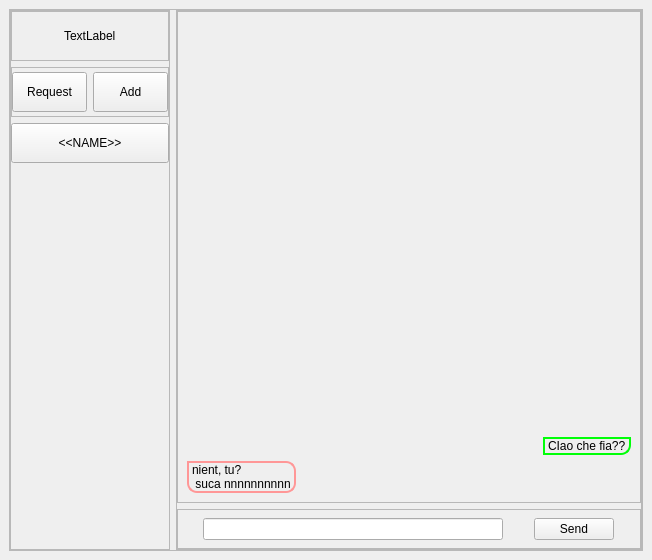
<?xml version="1.0" encoding="UTF-8"?>
<ui version="4.0">
 <class>MainWindow</class>
 <widget class="QMainWindow" name="MainWindow">
  <property name="geometry">
   <rect>
    <x>0</x>
    <y>0</y>
    <width>652</width>
    <height>560</height>
   </rect>
  </property>
  <property name="windowTitle">
   <string>MainWindow</string>
  </property>
  <widget class="QWidget" name="centralwidget">
   <layout class="QHBoxLayout" name="horizontalLayout">
    <item>
     <widget class="QFrame" name="_frame_main">
      <property name="frameShape">
       <enum>QFrame::StyledPanel</enum>
      </property>
      <property name="frameShadow">
       <enum>QFrame::Raised</enum>
      </property>
      <layout class="QHBoxLayout" name="horizontalLayout_2">
       <property name="leftMargin">
        <number>0</number>
       </property>
       <property name="topMargin">
        <number>0</number>
       </property>
       <property name="rightMargin">
        <number>0</number>
       </property>
       <property name="bottomMargin">
        <number>0</number>
       </property>
       <item>
        <widget class="QFrame" name="_frame_side_bar">
         <property name="minimumSize">
          <size>
           <width>160</width>
           <height>0</height>
          </size>
         </property>
         <property name="maximumSize">
          <size>
           <width>160</width>
           <height>16777215</height>
          </size>
         </property>
         <property name="frameShape">
          <enum>QFrame::StyledPanel</enum>
         </property>
         <property name="frameShadow">
          <enum>QFrame::Raised</enum>
         </property>
         <layout class="QVBoxLayout" name="verticalLayout">
          <property name="leftMargin">
           <number>0</number>
          </property>
          <property name="topMargin">
           <number>0</number>
          </property>
          <property name="rightMargin">
           <number>0</number>
          </property>
          <property name="bottomMargin">
           <number>0</number>
          </property>
          <item>
           <widget class="QFrame" name="frame">
            <property name="minimumSize">
             <size>
              <width>0</width>
              <height>50</height>
             </size>
            </property>
            <property name="maximumSize">
             <size>
              <width>16777215</width>
              <height>50</height>
             </size>
            </property>
            <property name="frameShape">
             <enum>QFrame::StyledPanel</enum>
            </property>
            <property name="frameShadow">
             <enum>QFrame::Raised</enum>
            </property>
            <layout class="QHBoxLayout" name="horizontalLayout_4">
             <item alignment="Qt::AlignHCenter">
              <widget class="QLabel" name="_lbl_name">
               <property name="text">
                <string>TextLabel</string>
               </property>
              </widget>
             </item>
            </layout>
           </widget>
          </item>
          <item>
           <widget class="QFrame" name="frame_2">
            <property name="minimumSize">
             <size>
              <width>0</width>
              <height>50</height>
             </size>
            </property>
            <property name="maximumSize">
             <size>
              <width>16777215</width>
              <height>50</height>
             </size>
            </property>
            <property name="frameShape">
             <enum>QFrame::StyledPanel</enum>
            </property>
            <property name="frameShadow">
             <enum>QFrame::Raised</enum>
            </property>
            <layout class="QGridLayout" name="gridLayout">
             <property name="leftMargin">
              <number>0</number>
             </property>
             <property name="topMargin">
              <number>0</number>
             </property>
             <property name="rightMargin">
              <number>0</number>
             </property>
             <property name="bottomMargin">
              <number>0</number>
             </property>
             <item row="0" column="0">
              <widget class="QPushButton" name="_btn_show_request">
               <property name="minimumSize">
                <size>
                 <width>0</width>
                 <height>40</height>
                </size>
               </property>
               <property name="text">
                <string>Request</string>
               </property>
              </widget>
             </item>
             <item row="0" column="1">
              <widget class="QPushButton" name="_btn_add_friend">
               <property name="minimumSize">
                <size>
                 <width>0</width>
                 <height>40</height>
                </size>
               </property>
               <property name="text">
                <string>Add</string>
               </property>
              </widget>
             </item>
            </layout>
           </widget>
          </item>
          <item>
           <widget class="QPushButton" name="_btn_open_chat">
            <property name="minimumSize">
             <size>
              <width>0</width>
              <height>40</height>
             </size>
            </property>
            <property name="text">
             <string>&lt;&lt;NAME&gt;&gt;</string>
            </property>
           </widget>
          </item>
          <item>
           <spacer name="verticalSpacer">
            <property name="orientation">
             <enum>Qt::Vertical</enum>
            </property>
            <property name="sizeHint" stdset="0">
             <size>
              <width>20</width>
              <height>40</height>
             </size>
            </property>
           </spacer>
          </item>
         </layout>
        </widget>
       </item>
       <item>
        <widget class="QFrame" name="_frame_chat">
         <property name="frameShape">
          <enum>QFrame::StyledPanel</enum>
         </property>
         <property name="frameShadow">
          <enum>QFrame::Raised</enum>
         </property>
         <layout class="QVBoxLayout" name="_layout_chat">
          <property name="leftMargin">
           <number>0</number>
          </property>
          <property name="topMargin">
           <number>0</number>
          </property>
          <property name="rightMargin">
           <number>0</number>
          </property>
          <property name="bottomMargin">
           <number>0</number>
          </property>
          <item>
           <widget class="QFrame" name="_frame_chat_text">
            <property name="frameShape">
             <enum>QFrame::StyledPanel</enum>
            </property>
            <property name="frameShadow">
             <enum>QFrame::Raised</enum>
            </property>
            <layout class="QVBoxLayout" name="vertical_chat_layout">
             <item>
              <spacer name="verticalSpacer_2">
               <property name="orientation">
                <enum>Qt::Vertical</enum>
               </property>
               <property name="sizeHint" stdset="0">
                <size>
                 <width>20</width>
                 <height>40</height>
                </size>
               </property>
              </spacer>
             </item>
             <item alignment="Qt::AlignRight">
              <widget class="QLabel" name="_lbl_my_msg">
               <property name="sizePolicy">
                <sizepolicy hsizetype="Fixed" vsizetype="Preferred">
                 <horstretch>0</horstretch>
                 <verstretch>0</verstretch>
                </sizepolicy>
               </property>
               <property name="styleSheet">
                <string notr="true">border:  3px solid rgb(0, 255, 8);
border-width: 2px;
border-radius: 10px;
border-top-right-radius:0px;</string>
               </property>
               <property name="text">
                <string>CIao che fia??</string>
               </property>
              </widget>
             </item>
             <item>
              <widget class="QLabel" name="_lbl_friend_msg">
               <property name="sizePolicy">
                <sizepolicy hsizetype="Fixed" vsizetype="Preferred">
                 <horstretch>0</horstretch>
                 <verstretch>0</verstretch>
                </sizepolicy>
               </property>
               <property name="styleSheet">
                <string notr="true">border:  3px solid rgb(255, 151, 151);
border-width: 2px;
border-radius: 10px;
border-top-left-radius:0px;</string>
               </property>
               <property name="text">
                <string>nient, tu? 
 suca nnnnnnnnnn</string>
               </property>
              </widget>
             </item>
            </layout>
           </widget>
          </item>
          <item>
           <widget class="QFrame" name="_frame_write_msg">
            <property name="minimumSize">
             <size>
              <width>0</width>
              <height>40</height>
             </size>
            </property>
            <property name="maximumSize">
             <size>
              <width>16777215</width>
              <height>40</height>
             </size>
            </property>
            <property name="frameShape">
             <enum>QFrame::StyledPanel</enum>
            </property>
            <property name="frameShadow">
             <enum>QFrame::Raised</enum>
            </property>
            <layout class="QHBoxLayout" name="horizontalLayout_5" stretch="0,1">
             <property name="leftMargin">
              <number>0</number>
             </property>
             <property name="topMargin">
              <number>0</number>
             </property>
             <property name="rightMargin">
              <number>0</number>
             </property>
             <property name="bottomMargin">
              <number>0</number>
             </property>
             <item>
              <widget class="QLineEdit" name="_txt_message">
               <property name="maximumSize">
                <size>
                 <width>300</width>
                 <height>16777215</height>
                </size>
               </property>
              </widget>
             </item>
             <item>
              <widget class="QPushButton" name="_btn_send_msg">
               <property name="maximumSize">
                <size>
                 <width>80</width>
                 <height>16777215</height>
                </size>
               </property>
               <property name="text">
                <string>Send</string>
               </property>
              </widget>
             </item>
            </layout>
           </widget>
          </item>
         </layout>
        </widget>
       </item>
      </layout>
     </widget>
    </item>
   </layout>
  </widget>
 </widget>
 <resources/>
 <connections/>
</ui>
